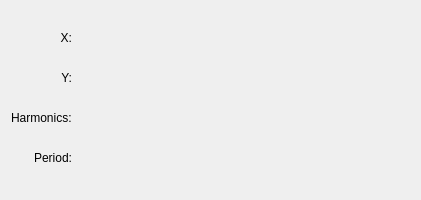
<?xml version="1.0" encoding="UTF-8"?>
<ui version="4.0">
 <class>FitSinusoid_UnweightedConfig</class>
 <widget class="QWidget" name="FitSinusoid_UnweightedConfig">
  <property name="geometry">
   <rect>
    <x>0</x>
    <y>0</y>
    <width>421</width>
    <height>200</height>
   </rect>
  </property>
  <property name="minimumSize">
   <size>
    <width>400</width>
    <height>0</height>
   </size>
  </property>
  <layout class="QGridLayout" name="gridLayout">
   <item row="0" column="0">
    <widget class="QLabel" name="label_4">
     <property name="sizePolicy">
      <sizepolicy hsizetype="Preferred" vsizetype="Fixed">
       <horstretch>0</horstretch>
       <verstretch>0</verstretch>
      </sizepolicy>
     </property>
     <property name="text">
      <string>X:</string>
     </property>
     <property name="alignment">
      <set>Qt::AlignRight|Qt::AlignTrailing|Qt::AlignVCenter</set>
     </property>
     <property name="wordWrap">
      <bool>false</bool>
     </property>
    </widget>
   </item>
   <item row="0" column="1">
    <widget class="Kst::VectorSelector" name="_vectorX" native="true">
     <property name="sizePolicy">
      <sizepolicy hsizetype="Expanding" vsizetype="Preferred">
       <horstretch>0</horstretch>
       <verstretch>0</verstretch>
      </sizepolicy>
     </property>
    </widget>
   </item>
   <item row="1" column="0">
    <widget class="QLabel" name="label_3">
     <property name="sizePolicy">
      <sizepolicy hsizetype="Preferred" vsizetype="Fixed">
       <horstretch>0</horstretch>
       <verstretch>0</verstretch>
      </sizepolicy>
     </property>
     <property name="text">
      <string>Y:</string>
     </property>
     <property name="alignment">
      <set>Qt::AlignRight|Qt::AlignTrailing|Qt::AlignVCenter</set>
     </property>
     <property name="wordWrap">
      <bool>false</bool>
     </property>
    </widget>
   </item>
   <item row="1" column="1">
    <widget class="Kst::VectorSelector" name="_vectorY" native="true">
     <property name="sizePolicy">
      <sizepolicy hsizetype="Expanding" vsizetype="Preferred">
       <horstretch>0</horstretch>
       <verstretch>0</verstretch>
      </sizepolicy>
     </property>
    </widget>
   </item>
   <item row="2" column="0">
    <widget class="QLabel" name="label_6">
     <property name="sizePolicy">
      <sizepolicy hsizetype="Fixed" vsizetype="Fixed">
       <horstretch>0</horstretch>
       <verstretch>0</verstretch>
      </sizepolicy>
     </property>
     <property name="text">
      <string>Harmonics:</string>
     </property>
     <property name="wordWrap">
      <bool>false</bool>
     </property>
    </widget>
   </item>
   <item row="2" column="1">
    <widget class="Kst::ScalarSelector" name="_scalarHarmonics" native="true"/>
   </item>
   <item row="3" column="0">
    <widget class="QLabel" name="label_7">
     <property name="sizePolicy">
      <sizepolicy hsizetype="Preferred" vsizetype="Fixed">
       <horstretch>0</horstretch>
       <verstretch>0</verstretch>
      </sizepolicy>
     </property>
     <property name="text">
      <string>Period:</string>
     </property>
     <property name="alignment">
      <set>Qt::AlignRight|Qt::AlignTrailing|Qt::AlignVCenter</set>
     </property>
     <property name="wordWrap">
      <bool>false</bool>
     </property>
    </widget>
   </item>
   <item row="3" column="1">
    <widget class="Kst::ScalarSelector" name="_scalarPeriod" native="true"/>
   </item>
  </layout>
 </widget>
 <layoutdefault spacing="6" margin="11"/>
 <pixmapfunction>qPixmapFromMimeSource</pixmapfunction>
 <customwidgets>
  <customwidget>
   <class>Kst::VectorSelector</class>
   <extends>QWidget</extends>
   <header>vectorselector.h</header>
  </customwidget>
  <customwidget>
   <class>Kst::ScalarSelector</class>
   <extends>QWidget</extends>
   <header>scalarselector.h</header>
  </customwidget>
 </customwidgets>
 <resources/>
 <connections/>
</ui>
